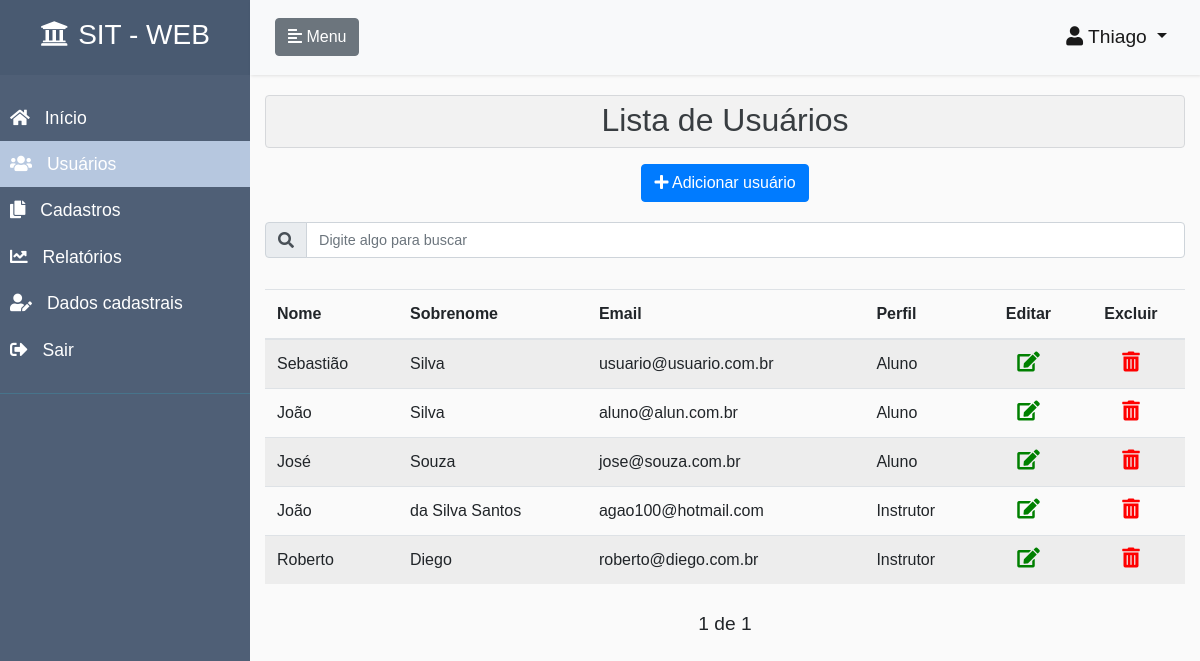
Page /accounts/lista-usuarios/ (signed in) on the earlier database version.
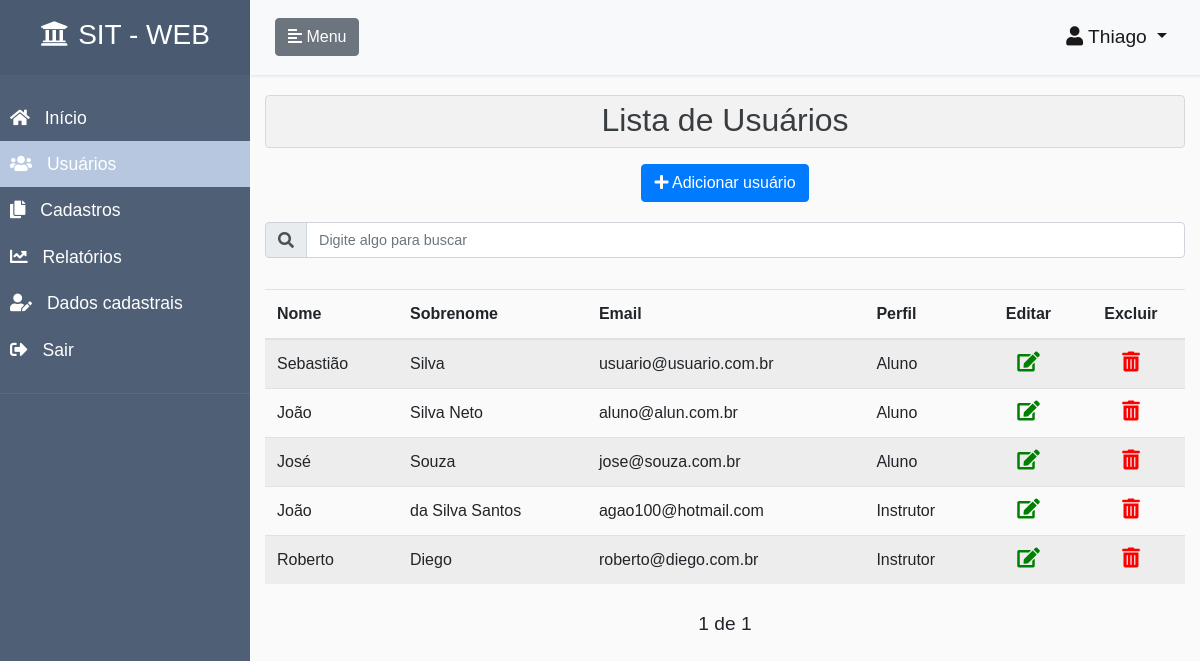
Same page on the later database version.
### accounts/models.py (models this page shows, shortened)
class CustomUser(AbstractUser):
    ALUNO = 1
    INSTRUTOR = 2
    PERFIS = (
        (ALUNO, 'Aluno'),
        (INSTRUTOR, 'Instrutor')
    )
    email = models.EmailField(unique=True)
    perfil = models.PositiveSmallIntegerField(
        choices=PERFIS,
        null=True,
        blank=True
    )
    REQUIRED_FIELDS = []
    USERNAME_FIELD = 'email'
    def tem_perfil_administrador(self):
        return self.is_staff

### accounts/views.py (the view)
# urls.py: path('lista-usuarios/', listaUsuariosView, name='lista-usuarios'),
@login_required
def listaUsuariosView(request):
    perfil_administrador = False
    if request.user.tem_perfil_administrador():
        perfil_administrador = True
        tituloPagina = "Lista de usuários"
        try:
            search = request.GET.get('search')
        except:
            search = None
        if search:
            search_fields = ['username', 'first_name', 'last_name', 'email']
            filtro = reduce(or_, [Q(**{'{}__icontains'.format(f): search}) for f in search_fields], Q())
            objetos = CustomUser.objects.filter(filtro)
            objetos = objetos.filter(Q(perfil=1) | (Q(perfil=2))).order_by('username')
        else:
            lista_objetos = CustomUser.objects.all().order_by('username')
            lista_objetos = lista_objetos.filter(Q(perfil=1) | (Q(perfil=2)))
            paginator = Paginator(lista_objetos, 10)
            page = request.GET.get('page')
            objetos = paginator.get_page(page)
        nao_tem_objetos = False
        if len(objetos) == 0:
            nao_tem_objetos = True
        nome_template = 'usuarios-lista.html'
        if request.is_ajax():
            nome_template = 'usuarios-lista-conteudo.html'
        return render(
            request,
            nome_template,
            {
                'objetos': objetos,
                'tituloPagina': tituloPagina,
                'perfil_administrador': perfil_administrador,
                'nao_tem_objetos': nao_tem_objetos,
                'menu_inicio': False,
                'menu_meus_cursos': False,
                'menu_cadastros': False,
                'menu_relatorios': False,
                'menu_usuarios': True,
                'menu_dados_cadastrais': False,
            }
        )
    else:
        return trata_usuario_sem_permissao(request)

### accounts/templates/usuarios-lista.html (shortened to what this page needs)
{% extends 'pagina-inicial.html' %}
{% block content_page %}
<div class="col-12 list-div">
    <div class="alert alert-secondary" role="alert" style="background-color: rgba(0,0,0,.03); padding: 0;">
        <h2 class="text-center" style="margin-top: 5px;">Lista de Usuários</h2>
    </div>
    <div class="btn-toolbar justify-content-between" role="toolbar" aria-label="Toolbar with button groups">
        <div class="col text-center" style="margin-top: 0px; margin-bottom: 5px;">
          <a href="/accounts/novo-usuario/" class="btn btn-primary" role="button" title="Adiciona um novo usuário">
              <i class="fas fa-plus class-icone-button"></i>
                  Adicionar usuário
          </a>
        </div>
    </div>
    <div class="col-12 search-div">
        <form method="GET" id="search-form">
                <div class="input-group mb-3">
                    <div class="input-group-prepend">
                        <span class="input-group-text" id="basic-addon1"><i class="fas fa-search" id="teste"></i></span>
                    </div>
                    <input class="form-control" type="text" id="search" name="search"
                           placeholder="Digite algo para buscar"
                           value="{{ request.GET.search }}"
                           style="font-size: 0.9rem"
                           title="Informe qualquer caracteristica de um curso para filtrar">
                </div>
        </form>
    </div>
    {% if nao_tem_objetos == False %}
    <div class="container-pesquisa">
        {% include  'usuarios-lista-conteudo.html' %}
    </div>
        <div class="pagination" style="margin-top: 10px;">
            <span class="step-links">
                <div class="btn-toolbar justify-content-between" role="toolbar" aria-label="Toolbar with button groups">
                    <span>
                        {% if objetos.paginator.num_pages %}
                        <span class="current" style="font-size: 1.2rem;">
                            {{ objetos.number }} de {{ objetos.paginator.num_pages }}
                        </span>
                        {% endif %}
                    </span>
                </div>
            </span>
        </div>
    {% else %}
        <h5 class="text-center" style="margin-top: 20px;">Sem cadastros a serem exibidos</h5>
    {% endif %}
</div>
{% endblock %}

### accounts/templates/usuarios-lista-conteudo.html (shortened to what this page needs)
       <div style="overflow-x:auto;">
            <table class="table table-striped">
                <thead>
                    <tr>
                        <th scope="col">Nome</th>
                        <th scope="col">Sobrenome</th>
                        <th scope="col">Email</th>
                        <th scope="col">Perfil</th>
                        <th scope="col"><div class="text-center">Editar</div></th>
                        <th scope="col"><div class="text-center">Excluir</div></th>
                    </tr>
                </thead>
                <tbody>
                {% for objeto in objetos %}
                    <tr>
                        <td>{{ objeto.first_name }}</td>
                        <td>{{ objeto.last_name }}</td>
                        <td>{{ objeto.email }}</td>
                        {% if objeto.perfil == 1 %}
                            <td>Aluno</td>
                        {% else %}
                            <td>Instrutor</td>
                        {% endif %}
                        <td>
                            <div class="text-center">
                                <a href="/accounts/edit/{{ objeto.id }}" title="Abre edição do usuário selecionado">
                                    <i class="fas fa-edit" style="cursor: pointer; font-size: 20px; color: green;"></i>
                                </a>
                            </div>
                        </td>
                        <td>
                            <div class="text-center">
                                <i class="fas fa-trash-alt" style="cursor: pointer; font-size: 20px; color: red;" onclick="removeItem({{ objeto.id }}, '/accounts/remove-usuario/{{ objeto.id }}')" title="Remove o usuário selecionado"></i>
                            </div>
                        </td>
                    </tr>
                {% endfor %}
                </tbody>
            </table>
       </div>

Differences in the rows shown:
changed CustomUser "aluno@alun.com.br": last_name "Silva" → "Silva Neto"
